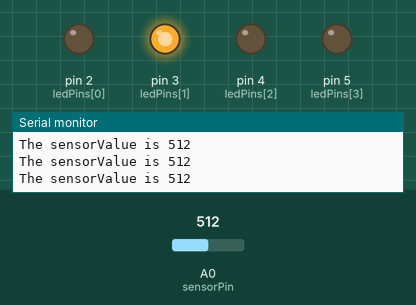
Recording of a sketch running on a simulated Arduino Uno, built with avr-gcc and run on an emulated ATmega328P. On the bench: output pins drawn as LEDs (lit = HIGH), the last lines printed to the serial monitor. Dashed ring = blinking. Inputs (shaded band) come from the test bench; at power-on: A0 (sensorPin) = 512.

Above: at 1.3 s.
1.4 s: A0 (sensorPin) set to 122
At 2.09 s:
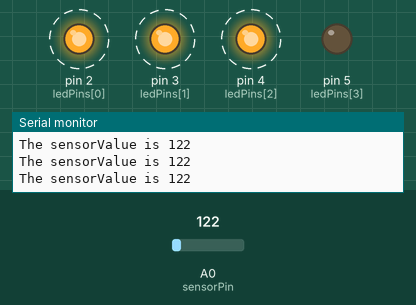
4.4 s: A0 (sensorPin) set to 0
At 5.46 s:
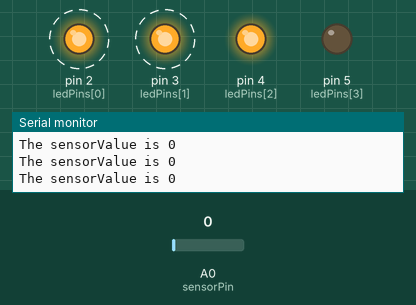
7.4 s: A0 (sensorPin) set to 306
At 8.19 s:
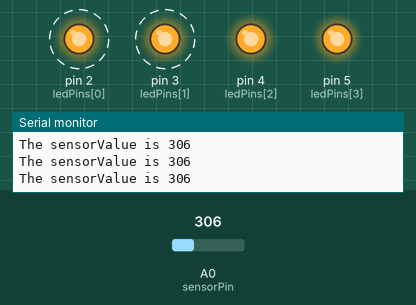
10.4 s: A0 (sensorPin) set to 511
At 11.9 s:
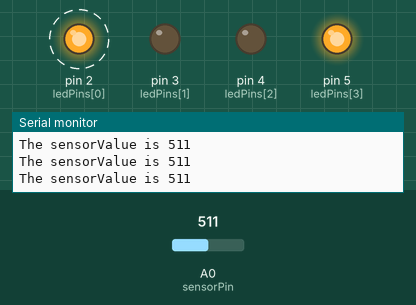
13.4 s: A0 (sensorPin) set to 716
At 14.0 s:
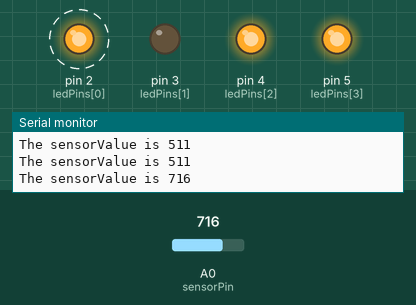
Timing chart, 0 to 17.4 s (numbered marks = the images above; inputs shaded):
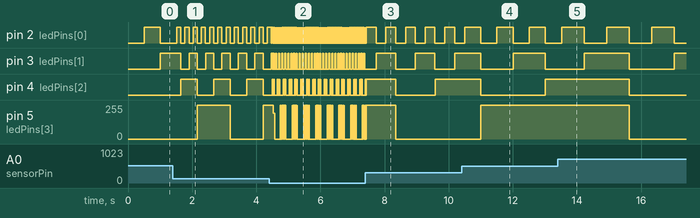

Measured:
- after the input at 1.4 s, pin 2 (ledPins[0]): alternates HIGH for 0.13 s and LOW for 0.13 s, starting after 0.25 s; pin 5 (ledPins[3]): 0/255 → 255/255 after 0.76 s instead of 2.6 s
- after the input at 4.4 s, pin 2 (ledPins[0]): alternates HIGH for 0.01 s and LOW for 0.04 s, starting after 0.08 s; pin 3 (ledPins[1]): alternates HIGH for 0.01 s and LOW for 0.02 s, starting after 0.09 s
- after the input at 7.4 s, pin 2 (ledPins[0]): alternates HIGH for 0.31 s and LOW for 0.31 s, starting after 0.33 s; pin 3 (ledPins[1]): alternates HIGH for 0.61 s and LOW for 0.61 s, starting after 0.33 s
- after the input at 10.4 s, pin 2 (ledPins[0]): alternates HIGH for 0.50 s and LOW for 0.50 s, starting after 0.60 s
- after the input at 13.4 s, pin 2 (ledPins[0]): alternates HIGH for 0.70 s and LOW for 0.70 s, starting after 0.82 s; pin 5 (ledPins[3]): 255/255 → 0/255 after 2.2 s instead of 1.6 s
- by itself, pin 3 (ledPins[1]): alternates HIGH for 0.26 s and LOW for 0.26 s

The sketch:

bit_counter_variable_speed.ino
```cpp
int ledPins[] = {2,3,4,5};
int numberOfPins = sizeof(ledPins)/sizeof(int);
int maxNumber = 1<<numberOfPins;
int sensorPin = A0; // analog input pin
int on_delay = 500;
int currentNumber = 0;

void setup() {
  Serial.begin(9600); // used for output
  for(int i=0; i < numberOfPins; i++)
  {
    pinMode(ledPins[i], OUTPUT);
  }
}

void loop() {

  int sensorValue = GetSensorValue();
  DisplayNumber(currentNumber);
  delay(map(sensorValue, 0, 1023, 10, 1000)); //min delay is 10 milliseconds and max is 1 second

  ResetPins();
  SetCurrentNumber();
}

void SetCurrentNumber()
{
  if(++currentNumber >= maxNumber)
    currentNumber = 0;
}

int GetSensorValue()
{
  int sensorValue = analogRead(sensorPin);
  //sensorVoltage = sensorValue*(5.0/1023.0);
  Serial.print("The sensorValue is ");
  Serial.println(sensorValue);
  return sensorValue;
}

void DisplayNumber(int number)
{
  for(int j=0; j<numberOfPins; j++)
  {
    if(bitRead(number, j) == 1)
    {
      digitalWrite(ledPins[j], HIGH);
    }
  }
}

void ResetPins() {
 for(int i=0; i<numberOfPins; i++)
 {
   digitalWrite(ledPins[i], LOW);
 }
}
```
